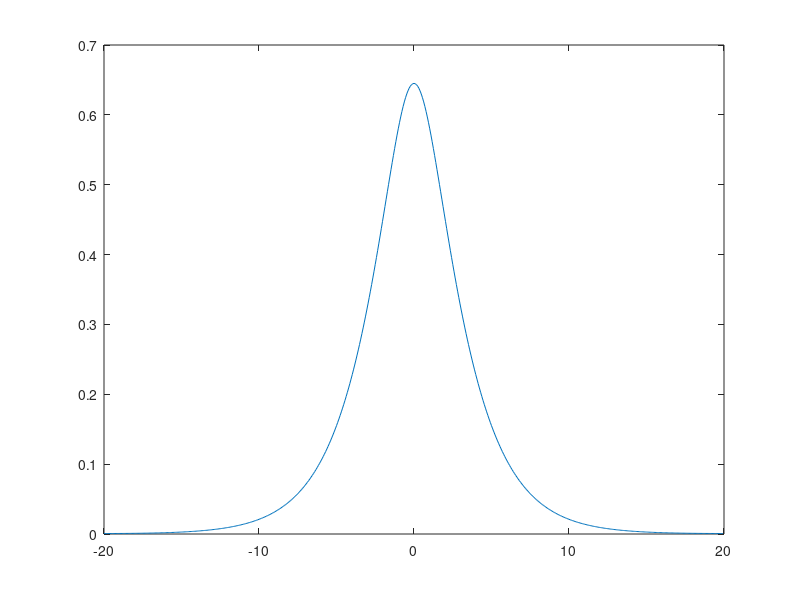

Here is the MATLAB script that generated this plot:
%%% Solitary wave to the Holm-Hone equation using the Petviashvili
%%% method

function a = fw_traveling_wave(c, l, N)

% Input  : - c,  speed (must be > 1)
%          - l,  half-length of the domain
%          - N,  number of Fourier modes used in the computation
% Output : fw_traveling_wave_init.txt file with the solution (x, u(x))
% Example: fw_traveling_wave(1.2)
    
    if nargin < 3
        N = 512;  % number of Fourier modes
    end
    if nargin < 2
        l = 20.0; % half-length of the domain
    end
    if nargin < 1
        c = 1.2;  % speed
    end

    dx = 2*l/N;             % distance between two points in the real space
    x = (-N/2:N/2-1)'*dx;   % real space discretization

    % vector of wavenumbers
    k = [0:N/2-1 0 1-N/2:-1]'*pi/l;

    j = (N/4+2:N/4*3);      % antialising treatment
    k(j) = 0;               % the frequencies we sacrify
    
    L = c*(1 + k.^2) - 1; % linear operator
    Linv = 1./L;          % inverse linear operator

    u0 = exp(-x.^2);
    

    tol = 1e-15;        % iterations stopping criterium
    gam = 1.5;          % a parameter in the Petviashvili method
    
    err = inf;
    iter = 0;
    while (err > tol)
        iter = iter + 1;
        u0_hat = fft(u0);
        Nl_hat = (1 + k.^2) .* fft(0.5 * u0.^2);
        Nl_hat(j) = 0;
        Lu0_hat = L .* u0_hat;
        nom = sum(conj(u0_hat) .* Nl_hat);
        denom = sum(conj(u0_hat) .* Lu0_hat);
        S = (denom/nom)^gam;
        u1_hat = S * Linv .* Nl_hat;
        u1 = real(ifft(u1_hat));
        err = norm(u1-u0, inf);
        fprintf('iteration %5d; error = %.2e\n', iter, err);
        u0 = u1;
    end
    plot(x,u0)
    
    
    io = fopen('fw_traveling_wave_init.txt','w');
    fprintf(io, '# x u0 \n');
    fprintf(io, '# Generated using the following parameters \n');
    fprintf(io, '# c  = %20.15e \n', c);
    fprintf(io, '# l  = %20.15e \n', l);
    fprintf(io, '# N  = %d \n', N);
    for i=1:N
        fprintf(io,'%20.15f %20.15e\n', x(i), u0(i));
    end
    fprintf(io,'%20.15f %20.15e\n', -x(1), u0(1));
  
    fprintf('min(u0) = %.2e\n', min(u0));
    fprintf('max(u0) = %.2e\n', max(u0));
    fprintf('u0( 1 ) = %.2e\n', u0(1));
    fprintf('u0(end) = %.2e\n', u0(end));
    a = max(u0);
end
